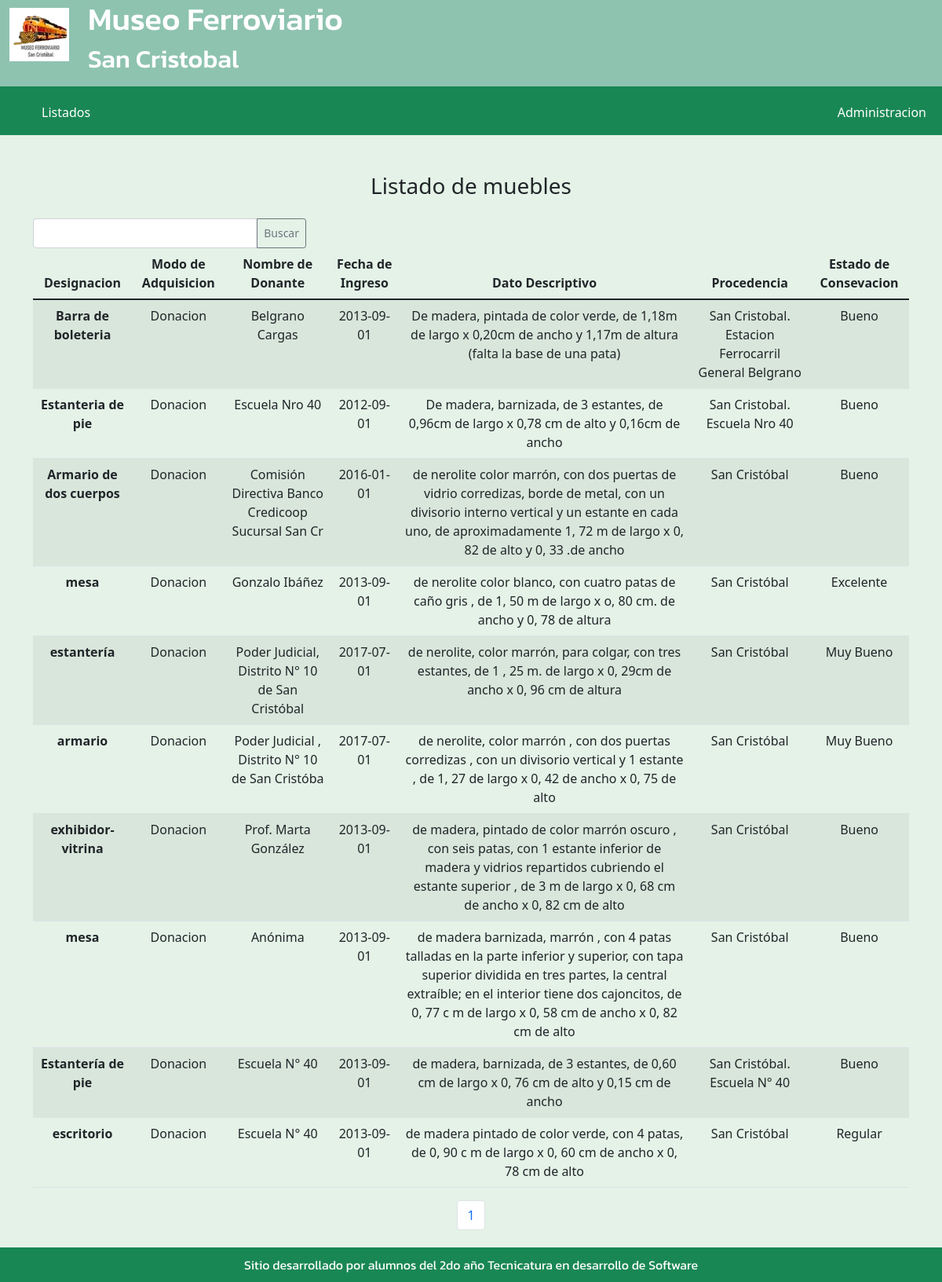
/mueblesGeneral.php, run on the app's committed database.
### tables this page shows
CREATE TABLE `inventariomuebles` (
  `idmuebles` int(11) NOT NULL,
  `designacion` varchar(60) NOT NULL,
  `modoadquisicion` varchar(60) DEFAULT NULL,
  `nomdonante` varchar(50) DEFAULT NULL,
  `fechaing` date DEFAULT NULL,
  `datodescr` varchar(260) NOT NULL,
  `procedencia` varchar(160) DEFAULT NULL,
  `estadoconserv` varchar(60) NOT NULL,
  `codigo` varchar(50) NOT NULL,
  `activo` int(11) NOT NULL DEFAULT 1,
  `categoria_idcategoriaboss` int(11) NOT NULL,
  `usuarios_idusuario` int(11) NOT NULL
);

### mueblesGeneral.php (called while the page is built)
<?php
include('primero.php');
    include('header.php');
    include('mueblesg.php');
    include('footer.php');
?>

### fpaginadomueblesgeneral.php (called while the page is built, shortened)
<?php
function contar_registros($conex){
$sql="SELECT count(idlibro) AS cantidad_total FROM inventariolibros where activo=1 ORDER BY idlibro;";
   $result=mysqli_query($conex,$sql);
   $fila=mysqli_fetch_assoc($result);
   return $fila['cantidad_total'];
}
?>

### mueblesg.php (the view, shortened to what this page needs)
<?php
require_once "conexion.php";
require_once "fpaginadomueblesgeneral.php";
$cantmax=contar_registros($conex);
if (!isset($_GET['pg'])){
    $pag=0;
    $result=registros_porpagina($conex,$pag);
}else{
    $pag=$_GET['pg'];
    $result=registros_porpagina($conex,$pag);
}
if (isset($_POST['btnbuscar']) && $_POST['clavebuscada']!=''){
$clavebusqueda=$_POST['clavebuscada'];
$sql="SELECT * FROM inventariomuebles WHERE activo=1 and designacion like '%$clavebusqueda%' or nomdonante like '%$clavebusqueda%' or estadoconserv like '%$clavebusqueda%' or modoadquisicion like '%$clavebusqueda%' ORDER BY idmuebles";
$result=mysqli_query($conex,$sql);
}else{
 $sql="SELECT * FROM inventariomuebles  where activo=1 ORDER BY idmuebles";
 $result=mysqli_query($conex,$sql);
}if (mysqli_num_rows($result)>0){
include("primero.php");
 ?>
    <section>
    <div class="container text-center ">
        <div class="text-center mt-5 mb-3"><h3>Listado de muebles</h3></div>
        <table class="table table-striped table-hover">
            <div class="row">
            <div class="row">
                <div class="col-4">
                <form action="mueblesGeneral.php" method="POST">
                  	<div class="input-group mt-2">
          					<input type="text" name="clavebuscada" class="form-control" value="<?php if (!empty($_POST['clavebuscada'])){ echo $_POST['clavebuscada']; }?>">
          					<button class="btn btn-outline-secondary btn-sm" type="submit" name="btnbuscar" id="btnbuscar" value="Buscar">Buscar</button>
          			</div>
				</form>
                <thead>
                    <tr>
                    <th scope="col">Designacion</th>
                    <th scope="col">Modo de Adquisicion</th>
                    <th scope="col">Nombre de Donante</th>
                    <th scope="col">Fecha de Ingreso</th>
                    <th scope="col">Dato Descriptivo</th>
                    <th scope="col">Procedencia</th>
                    <th scope="col">Estado de Consevacion</th>
                    </tr>
                </thead>
            <tbody>
            <?php
                While ($fila=mysqli_fetch_array($result)){
            ?>
                <tr>
                    <th scope="row"><?php echo $fila["designacion"]; ?></th>
                    <td><?php echo $fila["modoadquisicion"]; ?></td>
                    <td><?php echo $fila["nomdonante"]; ?></td>
                    <td><?php echo $fila["fechaing"]; ?></td>
                    <td><?php echo $fila["datodescr"]; ?></td>
                    <td><?php echo $fila["procedencia"]; ?></td>
                    <td><?php echo $fila["estadoconserv"]; ?></td>
                </tr>
            <?php
            }
            ?>
            </tbody>
    </table></div>
    <div>
    <ul class="pagination justify-content-center">
   <?php
$itemxpag=$cantmax/10;
for ($i = 0; $i < $itemxpag; $i++) { ?>
    <li class="page-item"><?php echo "<a class='page-link' href='mueblesgeneral.php?pg=".$i."'>"; echo $i+1;}?></a></li>
 </ul>
  </div>
    <?php
   }else header("location:mueblesgeneral.php?mensaje=noencontrado");
?>
    </section>
 </body>
 </html>

### sass/principal.css (style rules this page uses)
*::after, *::before, * { margin: 0; padding: 0; box-sizing: border-box; }
html { font-size: 62.5%; }
html { height: 100%; font-family: "Merriweather", serif; font-size: 1em; }

### data on the page
inventariomuebles: designacion "Barra de boleteria", modoadquisicion "Donacion", nomdonante "Belgrano Cargas", fechaing "2013-09-01", datodescr "De madera, pintada de color verde, de 1,18m de largo x 0,20cm de ancho y 1,17m de altura (falta la base de una pata)", procedencia "San Cristobal. Estacion Ferrocarril General Belgrano", estadoconserv "Bueno"
inventariomuebles: designacion "Estanteria de pie", modoadquisicion "Donacion", nomdonante "Escuela Nro 40", fechaing "2012-09-01", datodescr "De madera, barnizada, de 3 estantes, de 0,96cm de largo x 0,78 cm de alto y 0,16cm de ancho", procedencia "San Cristobal. Escuela Nro 40", estadoconserv "Bueno"
inventariomuebles: designacion "Armario de dos cuerpos", modoadquisicion "Donacion", nomdonante "Comisión Directiva Banco Credicoop Sucursal San Cr", fechaing "2016-01-01", datodescr "de nerolite color marrón, con dos puertas de vidrio corredizas, borde de metal, con un divisorio interno vertical y un estante en cada uno, de aproximadamente 1, 72 m de largo x 0, 82 de alto y 0, 33 .de ancho", procedencia "San Cristóbal", estadoconserv "Bueno"
inventariomuebles: designacion "mesa", modoadquisicion "Donacion", nomdonante "Gonzalo Ibáñez", fechaing "2013-09-01", datodescr "de nerolite color blanco, con cuatro patas de caño gris , de 1, 50 m de largo x o, 80 cm. de ancho y 0, 78 de altura", procedencia "San Cristóbal", estadoconserv "Excelente"
inventariomuebles: designacion "estantería", modoadquisicion "Donacion", nomdonante "Poder Judicial, Distrito N° 10 de San Cristóbal", fechaing "2017-07-01", datodescr "de nerolite, color marrón, para colgar, con tres estantes, de 1 , 25 m. de largo x 0, 29cm de ancho x 0, 96 cm de altura", procedencia "San Cristóbal", estadoconserv "Muy Bueno"
inventariomuebles: designacion "armario", modoadquisicion "Donacion", nomdonante "Poder Judicial , Distrito N° 10 de San Cristóba", fechaing "2017-07-01", datodescr "de nerolite, color marrón , con dos puertas corredizas , con un divisorio vertical y 1 estante , de 1, 27 de largo x 0, 42 de ancho x 0, 75 de alto", procedencia "San Cristóbal", estadoconserv "Muy Bueno"
inventariomuebles: designacion "exhibidor- vitrina", modoadquisicion "Donacion", nomdonante "Prof. Marta González", fechaing "2013-09-01", datodescr "de madera, pintado de color marrón oscuro , con seis patas, con 1 estante inferior de madera y vidrios repartidos cubriendo el estante superior , de 3 m de largo x 0, 68 cm de ancho x 0, 82 cm de alto", procedencia "San Cristóbal", estadoconserv "Bueno"
inventariomuebles: designacion "mesa", modoadquisicion "Donacion", nomdonante "Anónima", fechaing "2013-09-01", datodescr "de madera barnizada, marrón , con 4 patas talladas en la parte inferior y superior, con tapa superior dividida en tres partes, la central extraíble; en el interior tiene dos cajoncitos, de 0, 77 c m de largo x 0, 58 cm de ancho x 0, 82 cm de alto", procedencia "San Cristóbal", estadoconserv "Bueno"
inventariomuebles: designacion "Estantería de pie", modoadquisicion "Donacion", nomdonante "Escuela N° 40", fechaing "2013-09-01", datodescr "de madera, barnizada, de 3 estantes, de 0,60 cm de largo x 0, 76 cm de alto y 0,15 cm de ancho", procedencia "San Cristóbal. Escuela N° 40", estadoconserv "Bueno"
inventariomuebles: designacion "escritorio", modoadquisicion "Donacion", nomdonante "Escuela N° 40", fechaing "2013-09-01", datodescr "de madera pintado de color verde, con 4 patas, de 0, 90 c m de largo x 0, 60 cm de ancho x 0, 78 cm de alto", procedencia "San Cristóbal", estadoconserv "Regular"
